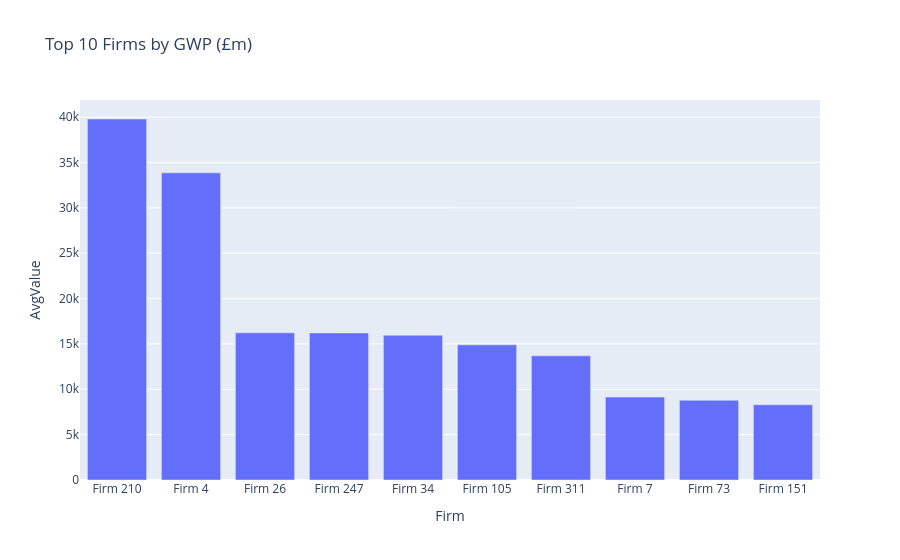
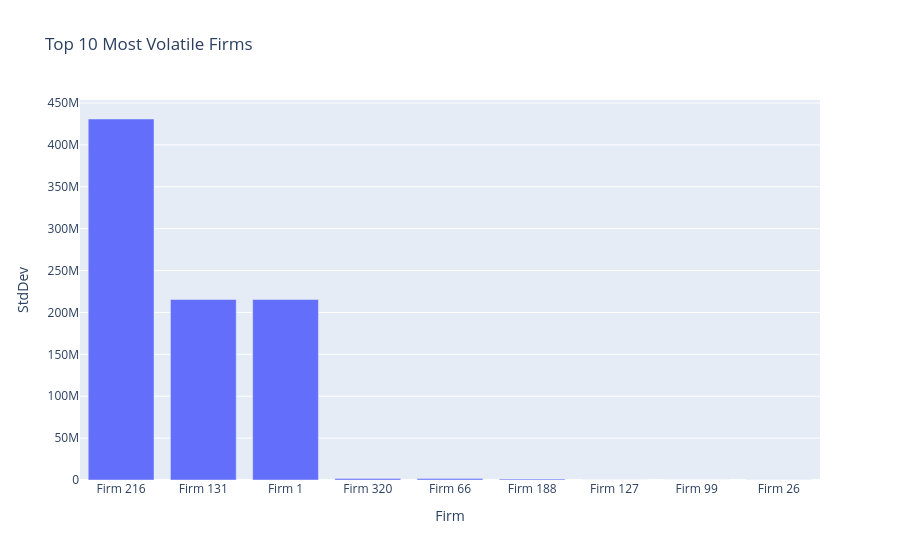
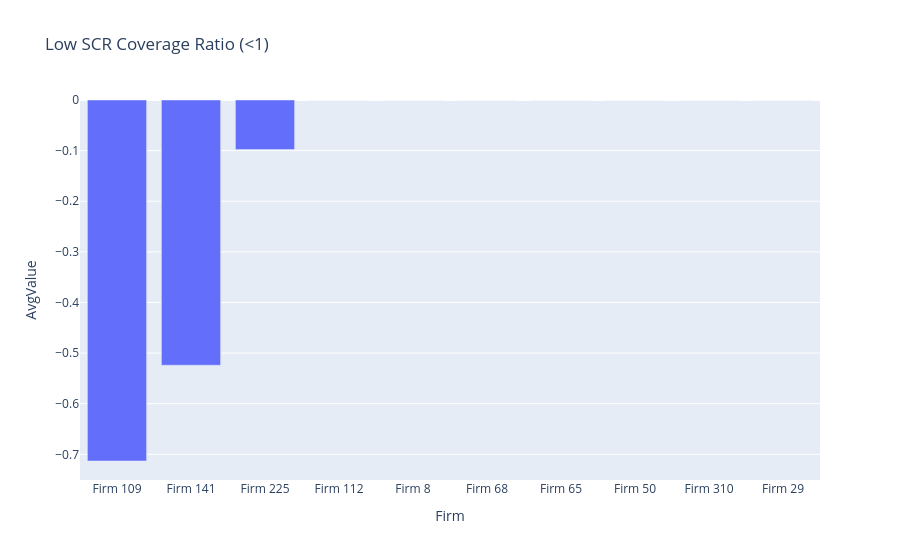
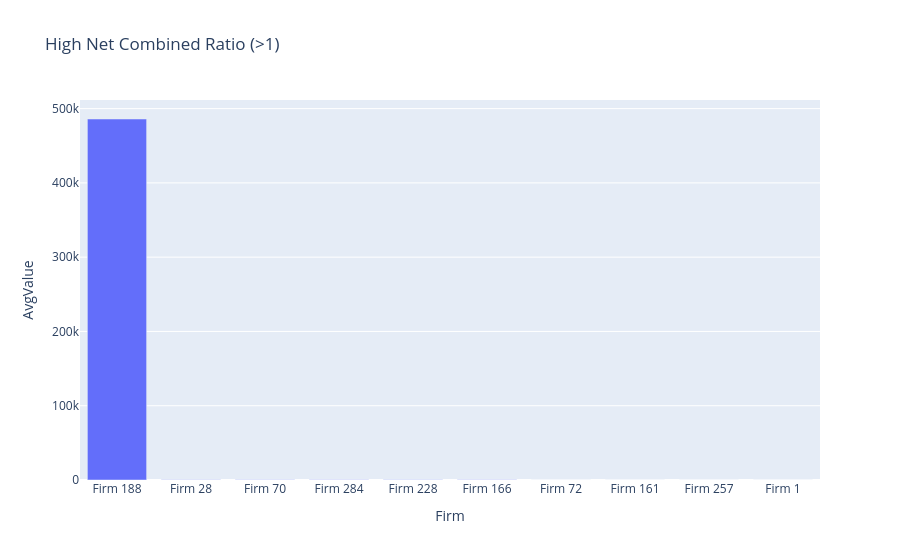

The notebook cell saved with these charts, in order:
### Code cell
fig_gwp.show()
fig_vol.show()
fig_scr.show()
fig_combined.show()

### Figure 1 — Plotly figure (JSON) as saved in the notebook; plotly's stock layout.template omitted (floating-point values rounded to 4 significant figures)
{"data": [{"hovertemplate": "Firm=%{x}<br>AvgValue=%{y}<extra></extra>", "legendgroup": "", "marker": {"color": "#636efa", "pattern": {"shape": ""}}, "name": "", "orientation": "v", "showlegend": false, "textposition": "auto", "type": "bar", "x": ["Firm 210", "Firm 4", "Firm 26", "Firm 247", "Firm 34", "Firm 105", "Firm 311", "Firm 7", "Firm 73", "Firm 151"], "xaxis": "x", "y": [39800.0, 33860.0, 16220.0, 16210.0, 15960.0, 14900.0, 13690.0, 9137.0, 8795.0, 8297.0], "yaxis": "y"}], "layout": {"barmode": "relative", "legend": {"tracegroupgap": 0}, "title": {"text": "Top 10 Firms by GWP (£m)"}, "xaxis": {"anchor": "y", "domain": [0, 1], "title": {"text": "Firm"}}, "yaxis": {"anchor": "x", "domain": [0, 1], "title": {"text": "AvgValue"}}}}

### Figure 2 — Plotly figure (JSON) as saved in the notebook; plotly's stock layout.template omitted (floating-point values rounded to 4 significant figures)
{"data": [{"hovertemplate": "Firm=%{x}<br>StdDev=%{y}<extra></extra>", "legendgroup": "", "marker": {"color": "#636efa", "pattern": {"shape": ""}}, "name": "", "orientation": "v", "showlegend": false, "textposition": "auto", "type": "bar", "x": ["Firm 216", "Firm 131", "Firm 1", "Firm 320", "Firm 66", "Firm 188", "Firm 127", "Firm 99", "Firm 26", "Firm 26"], "xaxis": "x", "y": [430900000.0, 215500000.0, 215500000.0, 1870000.0, 1724000.0, 1087000.0, 80730.0, 20620.0, 16330.0, 16330.0], "yaxis": "y"}], "layout": {"barmode": "relative", "legend": {"tracegroupgap": 0}, "title": {"text": "Top 10 Most Volatile Firms"}, "xaxis": {"anchor": "y", "domain": [0, 1], "title": {"text": "Firm"}}, "yaxis": {"anchor": "x", "domain": [0, 1], "title": {"text": "StdDev"}}}}

### Figure 3 — Plotly figure (JSON) as saved in the notebook; plotly's stock layout.template omitted (floating-point values rounded to 4 significant figures)
{"data": [{"hovertemplate": "Firm=%{x}<br>AvgValue=%{y}<extra></extra>", "legendgroup": "", "marker": {"color": "#636efa", "pattern": {"shape": ""}}, "name": "", "orientation": "v", "showlegend": false, "textposition": "auto", "type": "bar", "x": ["Firm 109", "Firm 141", "Firm 225", "Firm 112", "Firm 8", "Firm 68", "Firm 65", "Firm 50", "Firm 310", "Firm 29"], "xaxis": "x", "y": [-0.7132, -0.524, -0.09801, 0.0, 0.0, 0.0, 0.0, 0.0, 0.0, 0.0], "yaxis": "y"}], "layout": {"barmode": "relative", "legend": {"tracegroupgap": 0}, "title": {"text": "Low SCR Coverage Ratio (<1)"}, "xaxis": {"anchor": "y", "domain": [0, 1], "title": {"text": "Firm"}}, "yaxis": {"anchor": "x", "domain": [0, 1], "title": {"text": "AvgValue"}}}}

### Figure 4 — Plotly figure (JSON) as saved in the notebook; plotly's stock layout.template omitted (floating-point values rounded to 4 significant figures)
{"data": [{"hovertemplate": "Firm=%{x}<br>AvgValue=%{y}<extra></extra>", "legendgroup": "", "marker": {"color": "#636efa", "pattern": {"shape": ""}}, "name": "", "orientation": "v", "showlegend": false, "textposition": "auto", "type": "bar", "x": ["Firm 188", "Firm 28", "Firm 70", "Firm 284", "Firm 228", "Firm 166", "Firm 72", "Firm 161", "Firm 257", "Firm 1"], "xaxis": "x", "y": [486000.0, 455.2, 352.5, 268.4, 215.2, 168.4, 57.79, 37.32, 15.19, 13.64], "yaxis": "y"}], "layout": {"barmode": "relative", "legend": {"tracegroupgap": 0}, "title": {"text": "High Net Combined Ratio (>1)"}, "xaxis": {"anchor": "y", "domain": [0, 1], "title": {"text": "Firm"}}, "yaxis": {"anchor": "x", "domain": [0, 1], "title": {"text": "AvgValue"}}}}
